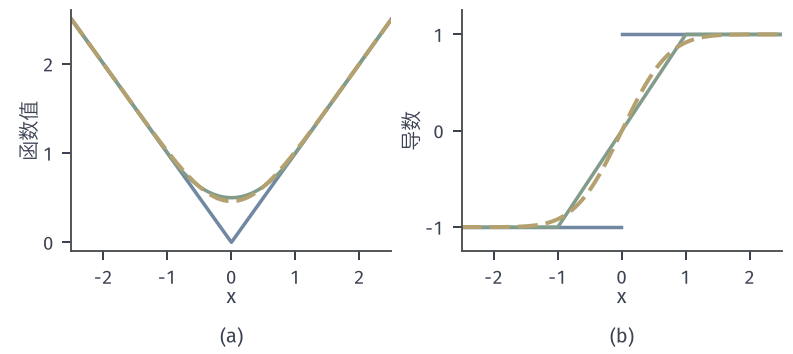

The script that drew this image:
from pathlib import Path
import sys
ROOT = next(p for p in Path(__file__).resolve().parents if (p/'build.sh').is_file() and (p/'tex/book.tex').is_file())
sys.path.insert(0, str(ROOT/'figures/00-shared/mathematical-preliminaries-upper/00-shared/comprehension-figures'))
from support import figure, save, BLUE, GREEN, YELLOW, RED, PURPLE, INK, MUTED, GRID, BLUE_FILL, GREEN_FILL, YELLOW_FILL, RED_FILL, PURPLE_FILL
import numpy as np
HERE = Path(__file__).resolve().parent
STROKE = '#4C4D4F'
def panels(w,h,n,left=.07,right=.99,top=.97,bottom=.22,wspace=.25,rows=1,**k):
    fig=figure(width_mm=w,height_mm=h)[0]; fig.clf(); fig.set_layout_engine(None)
    A=[fig.add_subplot(rows,n,i+1,**k) for i in range(n*rows)]
    fig.subplots_adjust(left=left,right=right,top=top,bottom=bottom,wspace=wspace)
    return fig,A
def tag(fig,ax,s,y):
    p=ax.get_position(); fig.text((p.x0+p.x1)/2,y,s,ha='center',va='bottom')
H2=np.array([1.,9.]); X0=np.array([9.,1.])
def f2(x): return .5*(H2*np.asarray(x,float)**2).sum(-1)
def g2(x): return H2*np.asarray(x,float)
def sphere(rng,k,n=2):
    u=rng.standard_normal((k,n)); return u/np.linalg.norm(u,axis=1,keepdims=True)
# |x| 的平滑：球平滑 delta=1（一维区间），高斯平滑 tau=1/sqrt(3)（方差与区间扰动相同）。
import math
fig,A=panels(112,50,2,left=.09,right=.985,bottom=.29,wspace=.22)
x=np.linspace(-2.5,2.5,801); d=1.; t=1/3**.5
ball=np.where(np.abs(x)<=d,(x**2+d**2)/(2*d),np.abs(x))
erf=np.vectorize(math.erf)
gs=t*(2/np.pi)**.5*np.exp(-x**2/(2*t**2))+x*erf(x/(2**.5*t))
A[0].plot(x,np.abs(x),color=BLUE,lw=1.4); A[0].plot(x,ball,color=GREEN,lw=1.4); A[0].plot(x,gs,color=YELLOW,lw=1.6,ls=(0,(5,2)))
A[0].set_xlim(-2.5,2.5); A[0].set_ylim(-.1,2.6); A[0].set_xticks([-2,-1,0,1,2]); A[0].set_yticks([0,1,2]); A[0].set_xlabel('$x$',labelpad=0); A[0].set_ylabel('函数值',labelpad=1)
xm=np.concatenate([x[x<0],[np.nan],x[x>0]]); ym=np.concatenate([-np.ones((x<0).sum()),[np.nan],np.ones((x>0).sum())])
A[1].plot(xm,ym,color=BLUE,lw=1.4); A[1].plot(x,np.clip(x/d,-1,1),color=GREEN,lw=1.4); A[1].plot(x,erf(x/(2**.5*t)),color=YELLOW,lw=1.6,ls=(0,(5,2)))
A[1].set_xlim(-2.5,2.5); A[1].set_ylim(-1.25,1.25); A[1].set_xticks([-2,-1,0,1,2]); A[1].set_yticks([-1,0,1]); A[1].set_xlabel('$x$',labelpad=0); A[1].set_ylabel('导数',labelpad=1)
A[0].text(.02,.27,'',fontsize=7.5)
tag(fig,A[0],'(a)',.02); tag(fig,A[1],'(b)',.02)
save(fig,HERE,'figure',{'f':'|x|','delta':d,'tau':t})
